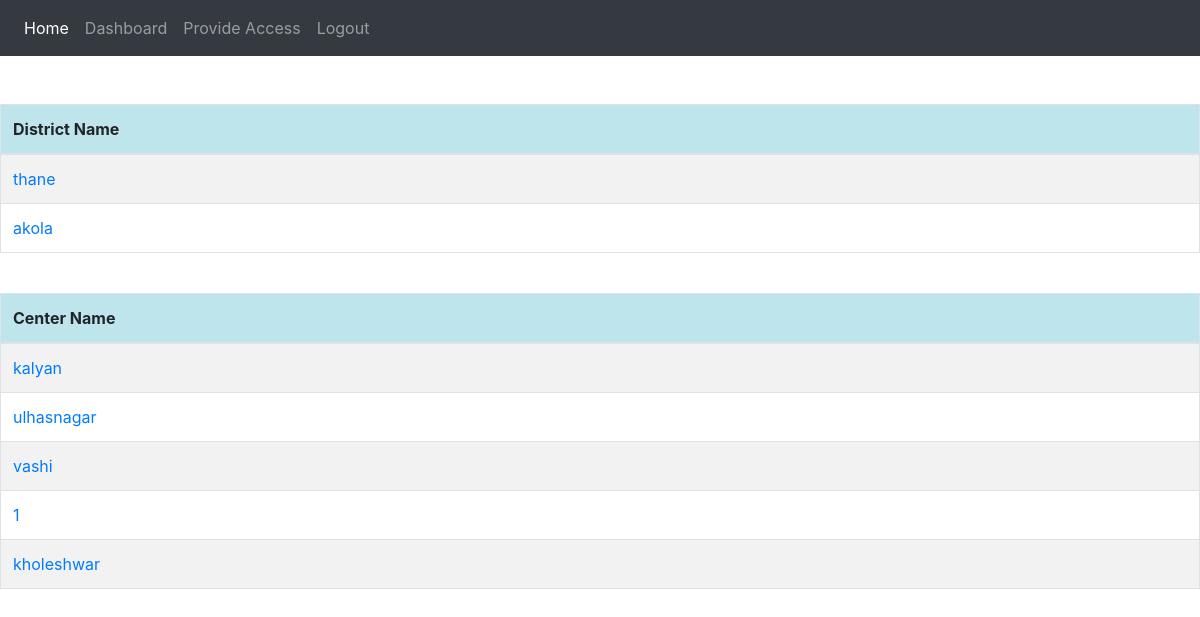
Screenshot of /dashboard/ (signed in) with the database file from the repository.
### vaccine_app/models.py (models this page shows, shortened)
class District(models.Model):
    districtPrimaryKey = models.AutoField(primary_key=True)
    districtId = models.UUIDField(default=uuid.uuid4, editable=False, unique=True)
    name = models.CharField(max_length=255, unique=True)

class Center(models.Model):
    centerPrimaryKey = models.AutoField(primary_key=True)
    centerId = models.UUIDField(default=uuid.uuid4, editable=False, unique=True)
    district = models.ForeignKey(District, on_delete=models.CASCADE, related_name="Center")
    name = models.CharField(max_length=255, unique=True)
    maxCountPerDate = models.IntegerField(default=0)

### vaccine_app/views.py (the view)
# urls.py: path('dashboard/',views.dashboard,name='dashboard'),
@login_required(login_url="login_gen")
def dashboard(request):
    user=request.user
    center_access=AccessControlListCenter.objects.filter(person=user)
    if not user.is_districtadmin and center_access.count()==1:
        return redirect('/dashboard/center/'+center_access[0].center.name)
    if user.is_districtadmin:
        district_access=AccessControlListDistrict.objects.filter(person=user)
        center_name=[]
        district_name=[]
        for district in district_access:
            district_name.append(district.district.name)
            center_objs=Center.objects.filter(district=district.district)
            for center in center_objs:
                center_name.append(center.name)
        return render(request,'dashboard.html',{'centers':center_name,'districts':district_name})
    elif request.user.is_centeradmin and not user.is_districtadmin:
        center_name=[]
        district_name=[]
        for center in center_access:
            center_name.append(center.center.name)
        return render(request,'dashboard.html',{'centers':center_name,'districts':district_name})
    else :
        return redirect('login_gen')

### templates/dashboard.html
{% extends 'base.html' %}
{% block content %}
<br><br>
<table class="table  table-bordered table-striped">
  <thead>
    <tr class="table-info">
      <th scope="col">District Name</th>
    </tr>
  </thead>
  <tbody>
  {% if districts %}
      {% for district in districts %}
          <tr>
            {% url 'district_dash' district as district_url%}
            <td><a href="{{district_url}}">{{district}}</a></td>
          </tr>
      {% endfor %}
  {% endif %}
  </tbody>
</table>
<br>
<table class="table table-bordered table-striped">
    <thead>
      <tr class="table-info">
        <th scope="col">Center Name</th>
      </tr>
    </thead>
    <tbody>
      {% if centers %}
          {% for center in centers %}
              <tr>
                {% url 'center_dash' center as center_url%}
                <td><a href="{{center_url}}">{{center}}</a></td>
              </tr>
          {% endfor %}
      {% endif %}
    </tbody>
  </table>
{% endblock content %}

### rows the page displays
District: districts "thane"
District: districts "akola"
Center: centers "kalyan"
Center: centers "ulhasnagar"
Center: centers "vashi"
Center: centers "kholeshwar"

### other values shown
{{ center }} "1"
